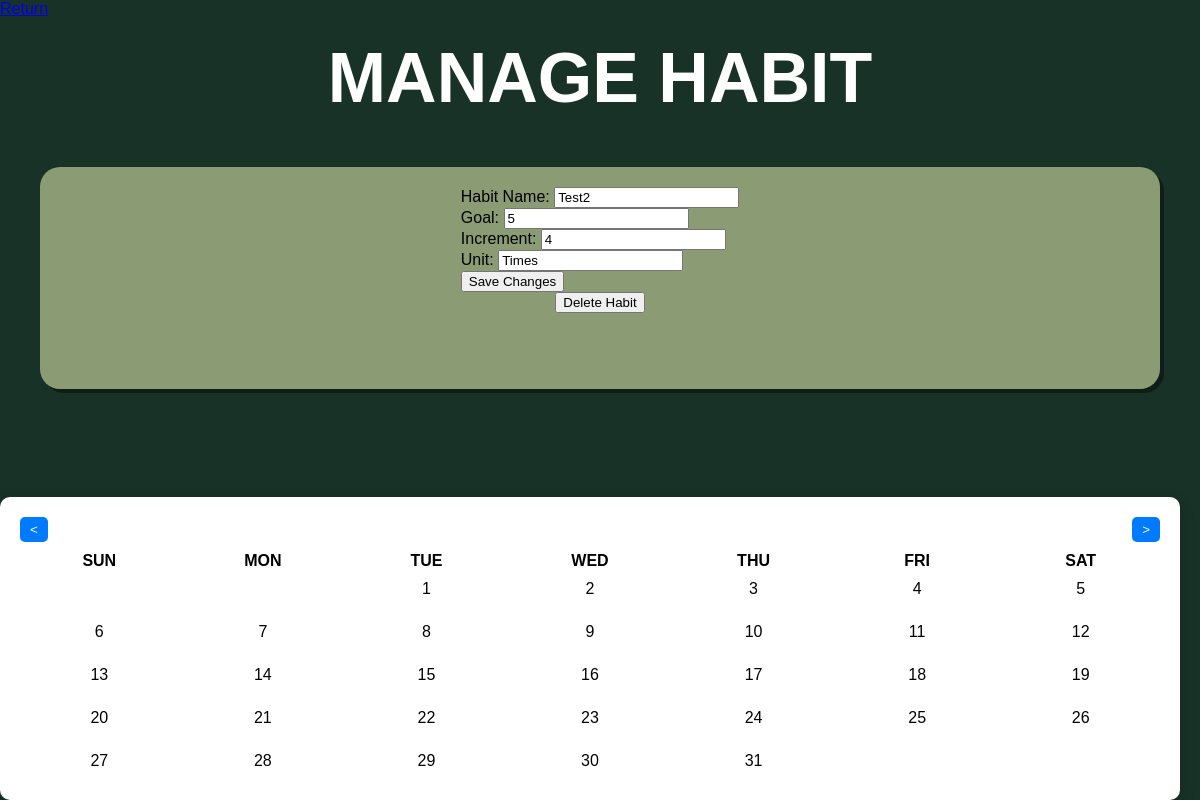
Screenshot of /ManageHabit.html?id=2 with the database file from the repository.
### tables this page shows
CREATE TABLE habits (
        id INTEGER PRIMARY KEY AUTOINCREMENT,
        Name TEXT NOT NULL,
        Goal INTEGER NOT NULL,
        Increment INTEGER NOT NULL,
        Unit TEXT NOT NULL,
        Progress INTEGER DEFAULT 0,
        Streak INTEGER DEFAULT 0
    );

### app.py (the view, shortened to what this page needs)
@app.route('/ManageHabit.html', methods=['GET'])
@app.route('/ManageHabit/<int:year>/<int:month>', methods=['GET', 'POST'])
def manage_habit(year=None, month=None):
    habit_id = request.args.get('id', type=int)
    errors = []
    habit = None
    if habit_id:
        habit = get_habit_by_id(habit_id)
        if not habit:
            errors.append('Habit not found')
    current_date = datetime(year or datetime.today().year, month or datetime.today().month, 1)
    calendar_data = get_calendar_data(current_date)
    return render_template('ManageHabit.html', calendar_data=calendar_data, current_date=current_date, habit=habit)

### app.py (called while the page is built)
def get_db_connection():
    conn = sqlite3.connect('Tracker.db')
    conn.row_factory = sqlite3.Row
    return conn

def get_calendar_data(date):
    first_day_of_month = date.replace(day=1)
    first_weekday, days_in_month = calendar.monthrange(date.year, date.month)
    days = []
    for day in range(1, days_in_month + 1):
        full_date = date.replace(day=day).strftime('%Y-%m-%d')
        status = date_statuses.get(full_date, None)  # Get status from date_statuses
        days.append({'day': day, 'full_date': full_date, 'status': status})
    month_year = date.strftime('%B %Y')
    return {
        'month_year': month_year,
        'days': days,
        'first_weekday': first_weekday,
    }

def get_habit_by_id(habit_id):
    conn = get_db_connection()
    cursor = conn.cursor()
    cursor.execute("SELECT * FROM habits WHERE id = ?", (habit_id,))
    habit = cursor.fetchone()
    conn.close()
    return habit

### templates/ManageHabit.html (shortened to what this page needs)
<!DOCTYPE html>
<html lang="en">
<head>
    <link rel="stylesheet" href="/static/styles.css">
</head>
<body>
    <div class="top-container">
        <a href="/Habit.html">Return</a>
        <h1>MANAGE HABIT</h1>
    </div>
    <div class="habit-info-container">
        <form action="/ManageHabit/{{ current_date.year }}/{{ current_date.month }}" method="POST">
          <label for="habit">Habit Name:</label>
          <input type="text" id="name" name="name" value="{{habit['Name']}}" required><br>
          <label for="goal">Goal:</label>
          <input type="number" id="goal" name="goal" value="{{habit['Goal']}}" required><br>
          <label type="text">Increment:</label>
          <input type="number" id="increment" name="increment" value="{{habit['Increment']}}" required><br>
          <label for="unit">Unit:</label>
          <input type="text" id="unit" name="unit" value="{{habit['unit']}}" required><br>
          <button type="submit">Save Changes</button>
        </form>
        <form action="/ManageHabit/{{ current_date.year }}/{{ current_date.month }}" method="POST">
          <button type="submit">Delete Habit</button>
        </form>
    </div>
    <br>
    <div class="calendar">
        <div class="header">
          <button onclick="window.location.href='/ManageHabit/{{ current_date.year - 1 if current_date.month == 1 else current_date.year }}/{{ 12 if current_date.month == 1 else current_date.month - 1 }}'">&lt;</button>
          <h1>{{ calendar_data.month_year }}</h1>
          <button onclick="window.location.href='/ManageHabit/{{ current_date.year + 1 if current_date.month == 12 else current_date.year }}/{{ 1 if current_date.month == 12 else current_date.month + 1 }}'">&gt;</button>
        </div>
        <div class="days">
          <div>Sun</div>
          <div>Mon</div>
          <div>Tue</div>
          <div>Wed</div>
          <div>Thu</div>
          <div>Fri</div>
          <div>Sat</div>
        </div>
        <div class="dates" style="display: grid; grid-template-columns: repeat(7, 1fr);">
          {% for _ in range(calendar_data.first_weekday) %}
            <div></div>
          {% endfor %}
          {% for day in calendar_data.days %}
            <div class="{{ day.status }}">
              {{ day.day }}
            </div>
          {% endfor %}
        </div>
      </div>
</body>
</html>

### static/styles.css (style rules this page uses)
body { background-color: #183227; font-family: 'Arial', sans-serif; margin: 0; box-sizing: border-box; height: 100vh; display: flex; font-style: bold; flex-direction: column; cursor: url('default_cursor.png') 64 64, auto; }
h1 { text-align: center; margin-top: 20px; color: #fff; font-size: 70px; }
.habit-info-container { width: 90%; margin: 2px auto; margin-bottom: 90px; flex: 1; background-color: #8b9b74; border-radius: 20px; display: flex; flex-direction: column; align-items: center; overflow-y: auto; padding: 20px; box-shadow: 4px 4px rgba(0, 0, 0, 0.4); }
.calendar { width: 95%; background: white; border-radius: 10px; box-shadow: 0 5px 15px rgba(0, 0, 0, 0.2); padding: 20px; }
.header { display: flex; justify-content: space-between; align-items: center; margin-bottom: 10px; }
.header button { border: none; background: #007bff; color: white; padding: 5px 10px; border-radius: 5px; cursor: pointer; }
.header h1 { margin: 0; font-size: 1.2rem; text-align: center; }
.days, .dates { display: grid; grid-template-columns: repeat(7, 1fr); gap: 5px; text-align: center; }
.days div { font-weight: bold; text-transform: uppercase; }
.dates div { padding: 10px; border-radius: 5px; cursor: pointer; }

### rows the page displays
habits: name "Test2", goal "5", increment "4", unit "Times"

### other values shown
{{ day.day }} "1" "2" "3" "4" "5" "6" "7" "8" "9" "10" "11" "12" "13" "14" "15" "16" "17" "18" "19" "20" "21" "22" "23" "24" "25" "26" "27" "28" "29" "30" "31"
